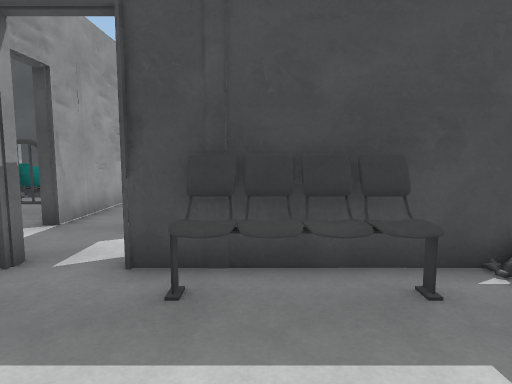
View 1 (above)

24 first-person views from a walk through a Unity game level. The camera is 1.5 m above the floor, tilts 6° down and sees 75° across. The floor is counted in squares, 1 m on a side. Each view is taken from the middle of a square. On the plan, view 1 faces up. The plan holds only what a view shows up to about 15 squares ahead; the rest is blank. The place goes on beyond the plan. The player is left out. Door leaves are left out, so doorways stand open. Surface patterns are stand-ins for the level's own textures.

View 2
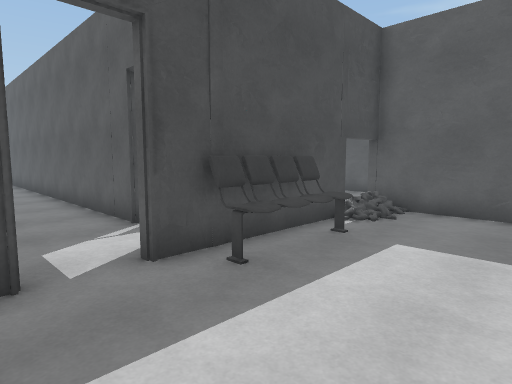

View 3
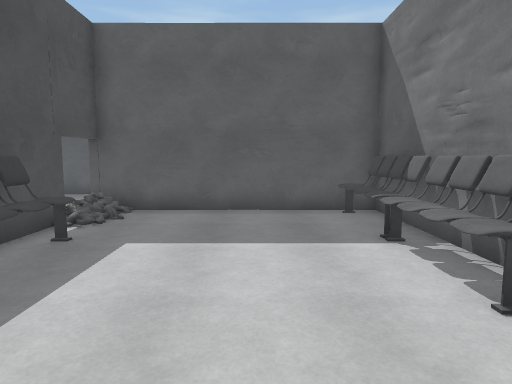

View 4
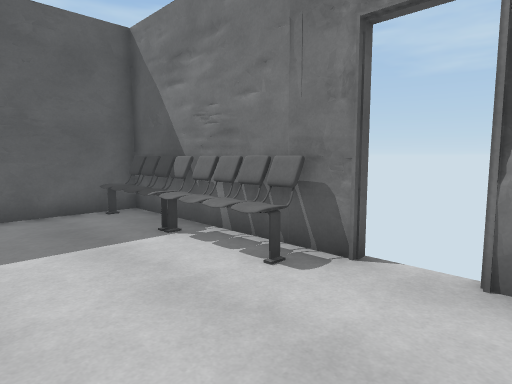

View 5
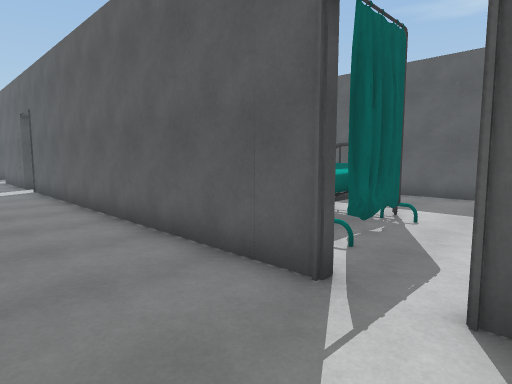

View 6
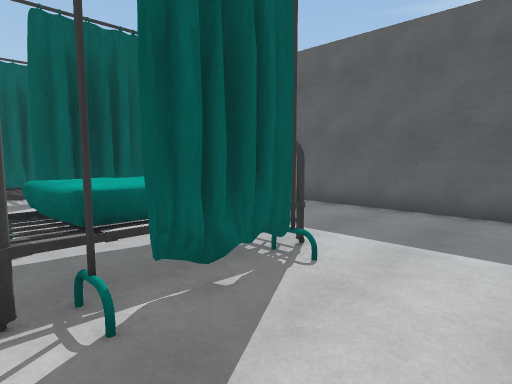

View 7
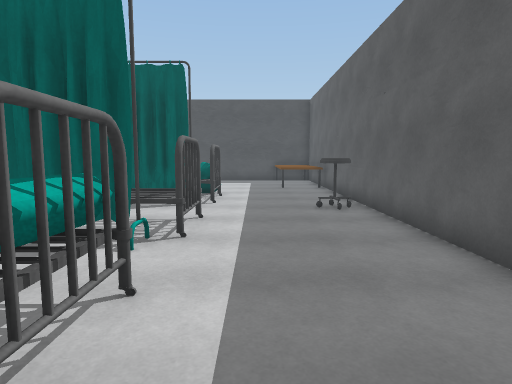

View 8
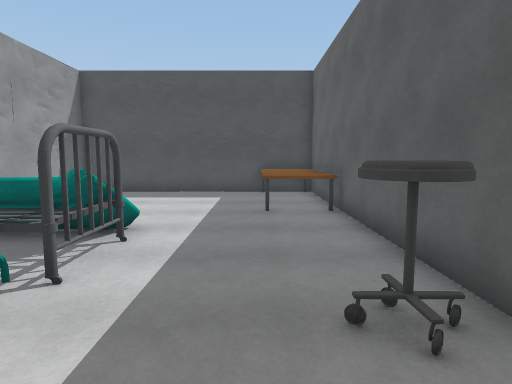

View 9
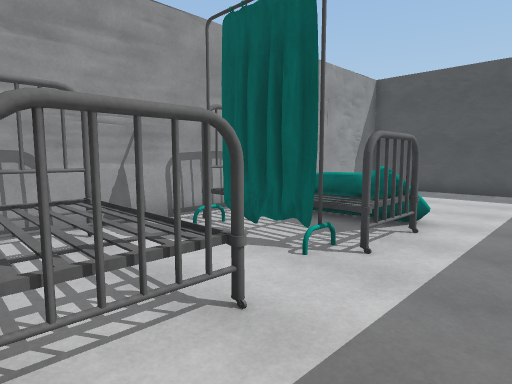

View 10
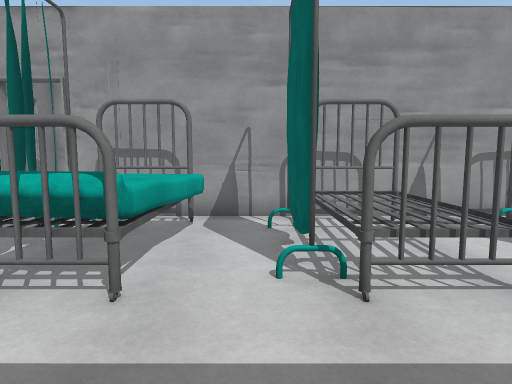

View 11
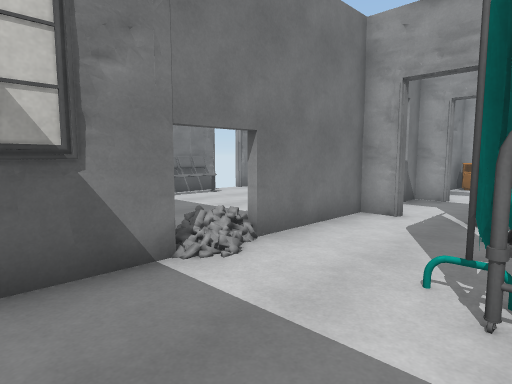

View 12
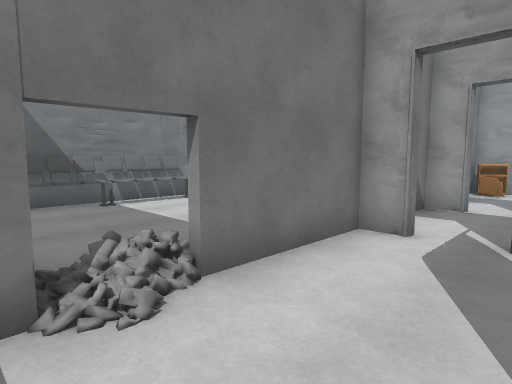

View 13
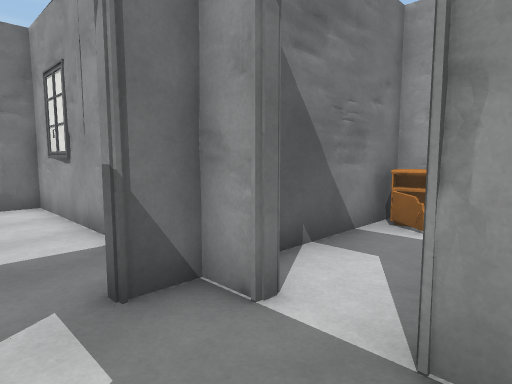

View 14
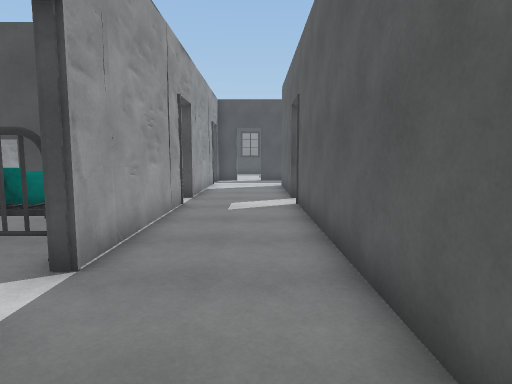

View 15
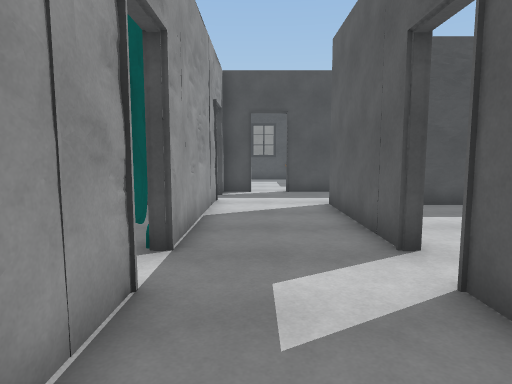

View 16
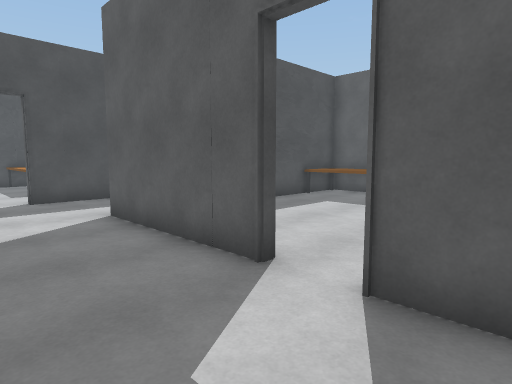

View 17
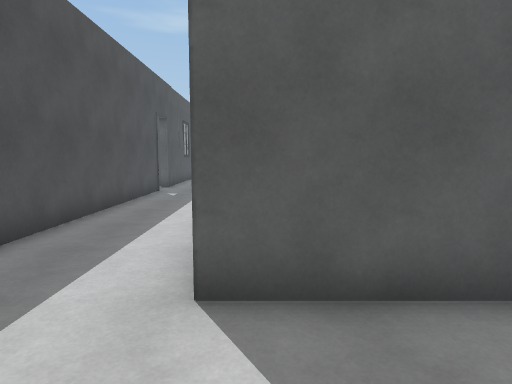

View 18
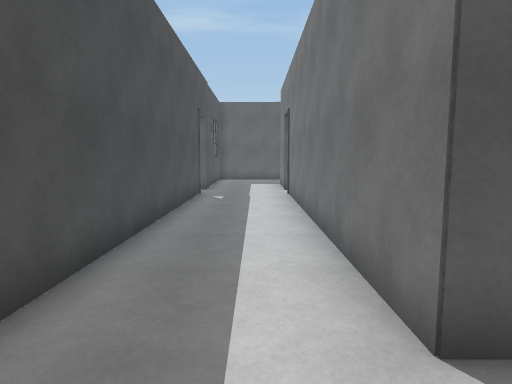

View 19
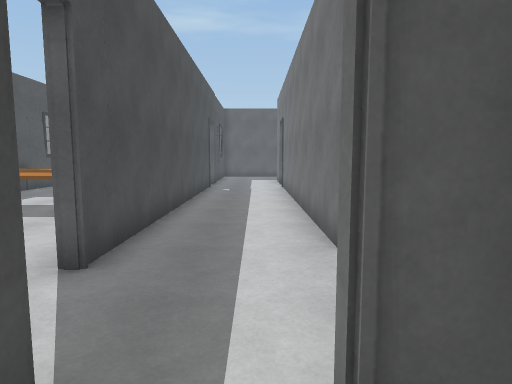

View 20
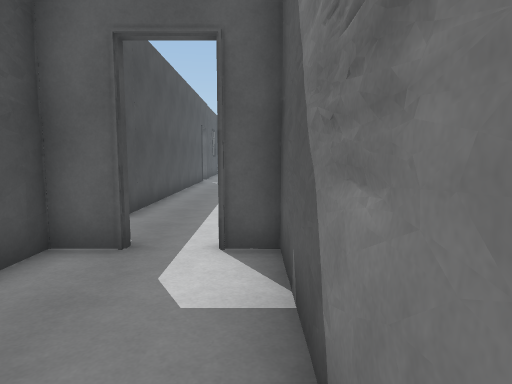

View 21
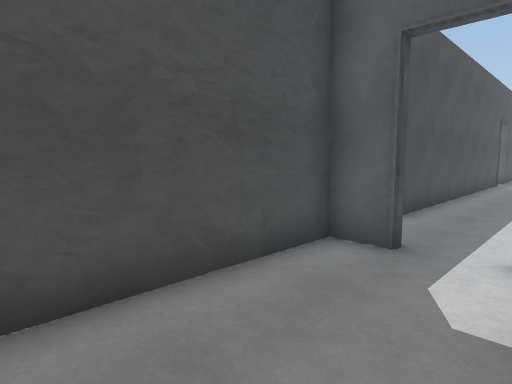

View 22
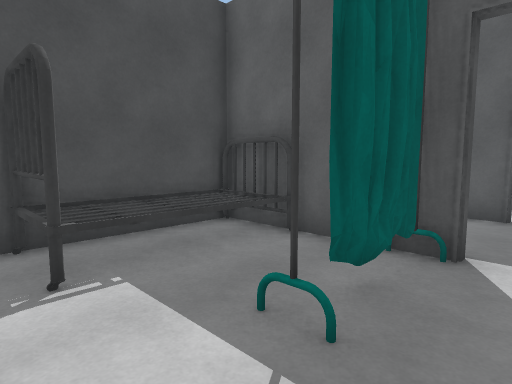

View 23
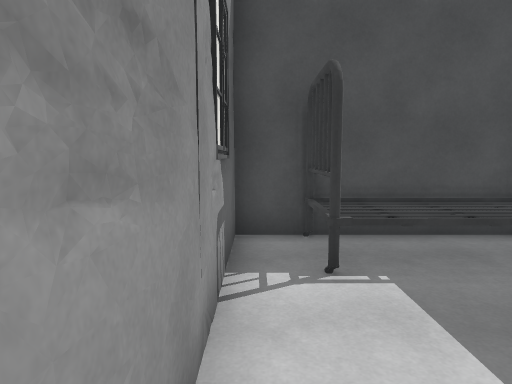

View 24
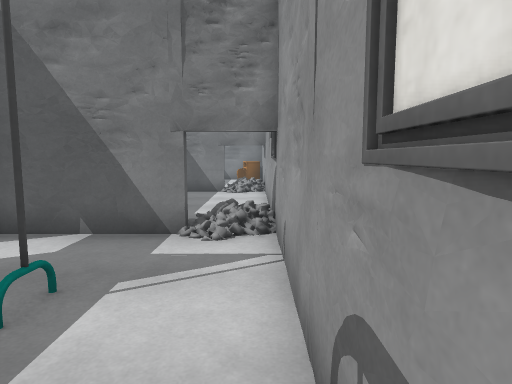

### Floor plan
Points are (right, up) in squares from view 1. A wall is a line through its corners. A room is listed if a view was taken in it or the views show most of it. See-through windows are left out.
Room 1 (views 1, 2, 3, 4, 6, 7, 8, 9, 10, 11, 12)
walls: (-0.5, 8.6) (-0.4, 7.5); (-0.4, 5.7) (-0.4, 4.6); (2.5, 4.6) (3.6, 4.6); (2.9, 4.4) (2.4, 4.5); (3.7, 4.4) (2.3, 4.4); (5.5, 4.6) (7.5, 4.6); (-0.4, 19.1) (-0.4, 7.2); (9.4, 7.4) (9.4, 28.3) (-0.4, 28.3) (-0.4, 23.5); (-1.2, 4.5) (-1.7, 4.5); (-1.2, 4.3) (-1.7, 4.3); (5.5, -0.1) (5.5, 0.5); (-4.3, 1.5) (-4.3, -3.4) (-3.5, -3.3); (-4.4, 0.2) (-4.5, -0.8); (-4.5, -1.1) (-4.4, -2.8); (-0.6, 26.9) (-0.3, 23.6); (0.5, -3.4) (1.2, -3.5); (5.4, -3.5) (5.5, 4.7) (6.9, 4.5); (-1.7, -3.4) (3.9, -3.4); (-0.4, 27.8) (-0.5, 27.1); (-4.3, -3.4) (-3.1, -3.4)
low walls: (9.3, 23.2) (7.1, 23.2); (7.2, 25.6) (7.2, 28.4)
ways out: open door at (-2.5, 4.5) to room 2; opening at (-1, 22.5) to room 3; open door at (-0.5, 6.5) to room 3; open door at (-2.5, -3.5)
objects: chair (-1, -3) to (1, -2); chair (-1, 3) to (2, 4); bed (1, 9) to (4, 11); curtain (1, 13) to (4, 13); bed (1, 14) to (4, 15); curtain (1, 18) to (4, 18); bed (1, 19); chair (2, -3) to (5, -2); curtain (3, 8); bed (4, 19); stool (8, 17) to (9, 17)
Room 2 (view 5)
walls: (-10.4, 5.9) (-10.4, 4.7) (-5.9, 4.6); (-8, 4.5) (-7.4, 4.5); (-9.3, 4.6) (-8.4, 4.5); (-4.7, 5.7) (-4.4, 5.7) (-4.5, 4.6) (-3.3, 4.6); (-4.4, 5.7) (-4.4, 5); (-8, 12.3) (-8.6, 12.3); (-4.3, 5.7) (-4.3, 4.6)
ways out: open door at (-2.5, 4.5) to room 1; opening at (-4, 6.3) to room 3
objects: cabinet (-10, 5) to (-9, 6); bed (-6, 8) to (-5, 11)
Room 3 (views 13, 14, 15, 16, 17, 18)
walls: (-0.2, 23.2) (-0.7, 23.2) (-0.7, 28.6) (10.6, 28.6); (-4.4, 21.7) (-4.4, 20.3); (-4.4, 25.4) (-4.4, 23.2); (-4.5, 29.7) (-4.5, 28.3); (-4.3, 31.1) (-4.7, 31.1); (-3.2, 32.3) (-4.5, 32.3); (10.8, 32.3) (-1.7, 32.3); (-0.7, 7.2) (-0.7, 21.8); (-0.7, 5.3) (-0.7, 5.7)
ways out: opening at (-1, 22.5) to room 1; open door at (-0.5, 6.5) to room 1; opening at (-4, 6.3) to room 2; open door at (-4.7, 30.3) to room 4; opening at (-5, 22.5) to room 5; opening at (-4.5, 14.5); opening at (-2.5, 32); opening at (10.5, 30.5); open door at (11.5, 28.5)
Room 4 (views 19, 20, 21)
walls: (-8.5, 32.4) (-9, 32.5) (-9.5, 32.4); (-7, 32.6) (-7.6, 32.6); (-5.5, 32.4) (-6.9, 32.6); (-4.7, 31.1) (-4.7, 32.3) (-9.6, 32.3); (-4.7, 28.6) (-4.7, 29.6)
ways out: open door at (-4.7, 30.3) to room 3
Room 5 (views 22, 23, 24)
walls: (-10.3, 24.6) (-10.6, 23) (-10.4, 22.5); (-10.5, 22.9) (-10.3, 21.1); (-10.5, 25.9) (-10.3, 25.4); (-10.8, 25.5) (-10.7, 24.9); (-8.7, 20.6) (-7.5, 20.6); (-10.5, 26.5) (-10.4, 25.1); (-4.4, 23.2) (-4.7, 23.2) (-4.7, 25.5); (-10.3, 27.7) (-10.4, 27.1); (-9.8, 28.1) (-10, 27.1); (-9.5, 28.3) (-10.4, 28.3) (-10.4, 20.6)
low walls: (-5.4, 20.6) (-4.9, 20.6)
ways out: opening at (-5, 22.5) to room 3
objects: bed (-9, 26) to (-5, 28); curtain (-6, 24)

Where each view was taken, in squares from view 1:
view 1: 0 up, 0 right, facing up
view 2: 0 up, 4 left, facing up-right
view 3: 0 up, 4 left, facing right
view 4: 1 up, 4 left, facing down-right
view 5: 5 up, 4 left, facing up-right
view 6: 5 up, 0 right, facing up-right
view 7: 7 up, 6 right, facing up
view 8: 14 up, 7 right, facing up
view 9: 13 up, 7 right, facing up-left
view 10: 12 up, 8 right, facing left
view 11: 9 up, 8 right, facing down-left
view 12: 8 up, 6 right, facing down-left
view 13: 8 up, 2 left, facing down-left
view 14: 11 up, 2 left, facing up
view 15: 18 up, 3 left, facing up
view 16: 20 up, 4 left, facing up-right
view 17: 28 up, 4 left, facing right
view 18: 30 up, 3 left, facing right
view 19: 30 up, 6 left, facing right
view 20: 29 up, 10 left, facing right
view 21: 29 up, 10 left, facing up-right
view 22: 22 up, 10 left, facing up-right
view 23: 22 up, 10 left, facing up
view 24: 27 up, 10 left, facing down
